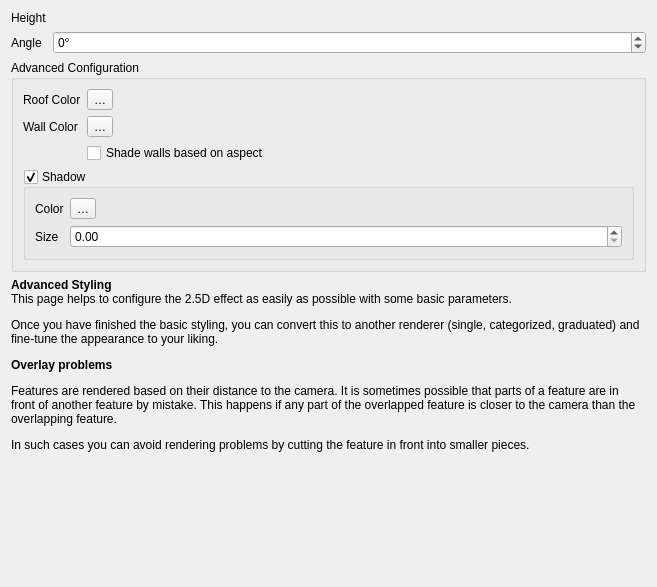
<?xml version="1.0" encoding="UTF-8"?>
<ui version="4.0">
 <class>Qgs25DRendererWidgetBase</class>
 <widget class="QWidget" name="Qgs25DRendererWidgetBase">
  <property name="geometry">
   <rect>
    <x>0</x>
    <y>0</y>
    <width>657</width>
    <height>587</height>
   </rect>
  </property>
  <property name="windowTitle">
   <string>Form</string>
  </property>
  <layout class="QFormLayout" name="formLayout">
   <item row="0" column="0">
    <widget class="QLabel" name="label">
     <property name="text">
      <string>Height</string>
     </property>
    </widget>
   </item>
   <item row="1" column="0">
    <widget class="QLabel" name="label_2">
     <property name="text">
      <string>Angle</string>
     </property>
    </widget>
   </item>
   <item row="2" column="0" colspan="2">
    <widget class="QGroupBox" name="mAdvancedConfigurationBox">
     <property name="title">
      <string>Advanced Configuration</string>
     </property>
     <layout class="QFormLayout" name="formLayout_2">
      <item row="1" column="0">
       <widget class="QLabel" name="label_3">
        <property name="text">
         <string>Roof Color</string>
        </property>
       </widget>
      </item>
      <item row="1" column="1">
       <widget class="QgsColorButton" name="mRoofColorButton">
        <property name="text">
         <string>…</string>
        </property>
       </widget>
      </item>
      <item row="2" column="0">
       <widget class="QLabel" name="label_4">
        <property name="text">
         <string>Wall Color</string>
        </property>
       </widget>
      </item>
      <item row="2" column="1">
       <widget class="QgsColorButton" name="mWallColorButton">
        <property name="text">
         <string>…</string>
        </property>
       </widget>
      </item>
      <item row="3" column="1">
       <widget class="QCheckBox" name="mWallExpositionShading">
        <property name="toolTip">
         <string>&lt;html&gt;&lt;head/&gt;&lt;body&gt;&lt;p&gt;Walls will have a different color based on their aspect to make them appear to differently reflect the solar radiation.&lt;/p&gt;&lt;p&gt;&lt;br/&gt;&lt;/p&gt;&lt;p&gt;If this option is enabled, make sure that &lt;span style=&quot; font-style:italic;&quot;&gt;simplification &lt;/span&gt;is disabled on the rendering tab or some colors may be wrong at small scales.&lt;/p&gt;&lt;/body&gt;&lt;/html&gt;</string>
        </property>
        <property name="text">
         <string>Shade walls based on aspect</string>
        </property>
       </widget>
      </item>
      <item row="4" column="0" colspan="2">
       <widget class="QGroupBox" name="mShadowEnabledWidget">
        <property name="title">
         <string>Shadow</string>
        </property>
        <property name="checkable">
         <bool>true</bool>
        </property>
        <layout class="QFormLayout" name="formLayout_3">
         <item row="0" column="0">
          <widget class="QLabel" name="label_5">
           <property name="text">
            <string>Color</string>
           </property>
          </widget>
         </item>
         <item row="0" column="1">
          <widget class="QgsColorButton" name="mShadowColorButton">
           <property name="text">
            <string>…</string>
           </property>
          </widget>
         </item>
         <item row="1" column="1">
          <widget class="QDoubleSpinBox" name="mShadowSizeWidget"/>
         </item>
         <item row="1" column="0">
          <widget class="QLabel" name="label_6">
           <property name="text">
            <string>Size</string>
           </property>
          </widget>
         </item>
        </layout>
       </widget>
      </item>
     </layout>
    </widget>
   </item>
   <item row="0" column="1">
    <widget class="QgsFieldExpressionWidget" name="mHeightWidget" native="true"/>
   </item>
   <item row="1" column="1">
    <widget class="QgsSpinBox" name="mAngleWidget">
     <property name="wrapping">
      <bool>true</bool>
     </property>
     <property name="suffix">
      <string>°</string>
     </property>
     <property name="minimum">
      <number>-360</number>
     </property>
     <property name="maximum">
      <number>359</number>
     </property>
    </widget>
   </item>
   <item row="3" column="0" colspan="2">
    <widget class="QLabel" name="label_7">
     <property name="text">
      <string>&lt;html&gt;&lt;head/&gt;&lt;body&gt;&lt;p&gt;&lt;span style=&quot; font-weight:600;&quot;&gt;Advanced Styling&lt;/span&gt;&lt;br/&gt;This page helps to configure the 2.5D effect as easily as possible with some basic parameters.&lt;/p&gt;&lt;p&gt;Once you have finished the basic styling, you can convert this to another renderer (single, categorized, graduated) and fine-tune the appearance to your liking.&lt;/p&gt;&lt;p&gt;&lt;span style=&quot; font-weight:600;&quot;&gt;Overlay problems&lt;/span&gt;&lt;/p&gt;&lt;p&gt;Features are rendered based on their distance to the camera. It is sometimes possible that parts of a feature are in front of another feature by mistake. This happens if any part of the overlapped feature is closer to the camera than the overlapping feature.&lt;/p&gt;&lt;p&gt;In such cases you can avoid rendering problems by cutting the feature in front into smaller pieces.&lt;/p&gt;&lt;/body&gt;&lt;/html&gt;</string>
     </property>
     <property name="wordWrap">
      <bool>true</bool>
     </property>
    </widget>
   </item>
  </layout>
 </widget>
 <customwidgets>
  <customwidget>
   <class>QgsColorButton</class>
   <extends>QToolButton</extends>
   <header>qgscolorbutton.h</header>
   <container>1</container>
  </customwidget>
  <customwidget>
   <class>QgsSpinBox</class>
   <extends>QSpinBox</extends>
   <header>qgsspinbox.h</header>
  </customwidget>
  <customwidget>
   <class>QgsFieldExpressionWidget</class>
   <extends>QWidget</extends>
   <header>qgsfieldexpressionwidget.h</header>
   <container>1</container>
  </customwidget>
 </customwidgets>
 <resources/>
 <connections/>
</ui>
